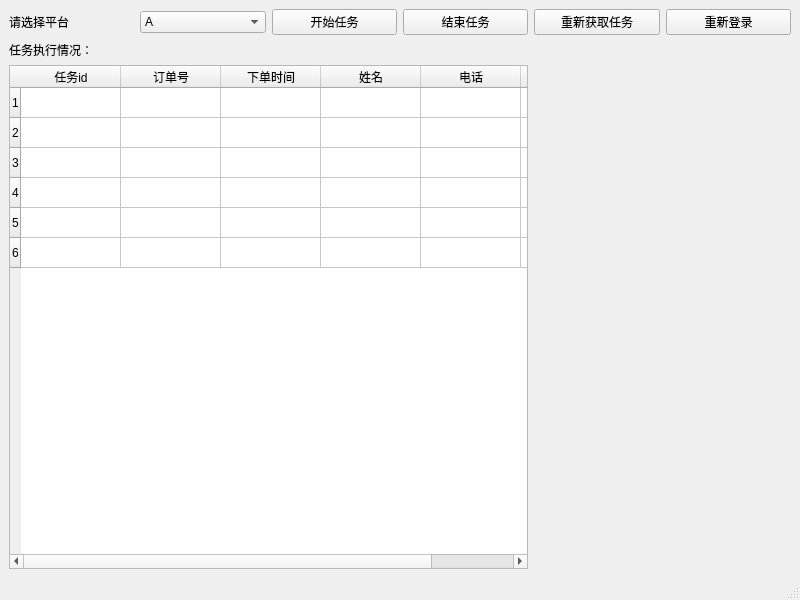
<?xml version="1.0" encoding="UTF-8"?>
<ui version="4.0">
 <class>MainWindow</class>
 <widget class="QMainWindow" name="MainWindow">
  <property name="geometry">
   <rect>
    <x>0</x>
    <y>0</y>
    <width>800</width>
    <height>600</height>
   </rect>
  </property>
  <property name="windowTitle">
   <string>MainWindow</string>
  </property>
  <widget class="QWidget" name="centralwidget">
   <layout class="QGridLayout" name="gridLayout">
    <item row="0" column="3">
     <widget class="QPushButton" name="stop_Button">
      <property name="text">
       <string>结束任务</string>
      </property>
     </widget>
    </item>
    <item row="1" column="0">
     <widget class="QLabel" name="label_2">
      <property name="text">
       <string>任务执行情况：</string>
      </property>
     </widget>
    </item>
    <item row="0" column="2">
     <widget class="QPushButton" name="start_Button">
      <property name="text">
       <string>开始任务</string>
      </property>
     </widget>
    </item>
    <item row="0" column="0">
     <widget class="QLabel" name="platform_label">
      <property name="text">
       <string>请选择平台</string>
      </property>
     </widget>
    </item>
    <item row="0" column="1">
     <widget class="QComboBox" name="platform_Box">
      <item>
       <property name="text">
        <string>A</string>
       </property>
      </item>
      <item>
       <property name="text">
        <string>B</string>
       </property>
      </item>
     </widget>
    </item>
    <item row="0" column="4">
     <widget class="QPushButton" name="refresh_task_Button">
      <property name="text">
       <string>重新获取任务</string>
      </property>
     </widget>
    </item>
    <item row="0" column="5">
     <widget class="QPushButton" name="refresh_login_Button">
      <property name="text">
       <string>重新登录</string>
      </property>
     </widget>
    </item>
    <item row="2" column="0" colspan="4">
     <widget class="QTableWidget" name="tableWidget">
      <property name="rowCount">
       <number>6</number>
      </property>
      <property name="columnCount">
       <number>6</number>
      </property>
      <row>
       <property name="text">
        <string>1</string>
       </property>
      </row>
      <row>
       <property name="text">
        <string>2</string>
       </property>
      </row>
      <row/>
      <row/>
      <row/>
      <row/>
      <column>
       <property name="text">
        <string>任务id</string>
       </property>
      </column>
      <column>
       <property name="text">
        <string>订单号</string>
       </property>
      </column>
      <column>
       <property name="text">
        <string>下单时间</string>
       </property>
      </column>
      <column>
       <property name="text">
        <string>姓名</string>
       </property>
      </column>
      <column>
       <property name="text">
        <string>电话</string>
       </property>
      </column>
      <column>
       <property name="text">
        <string>地址</string>
       </property>
      </column>
     </widget>
    </item>
   </layout>
  </widget>
  <widget class="QMenuBar" name="menubar">
   <property name="geometry">
    <rect>
     <x>0</x>
     <y>0</y>
     <width>800</width>
     <height>23</height>
    </rect>
   </property>
  </widget>
  <widget class="QStatusBar" name="statusbar"/>
 </widget>
 <resources/>
 <connections/>
</ui>
